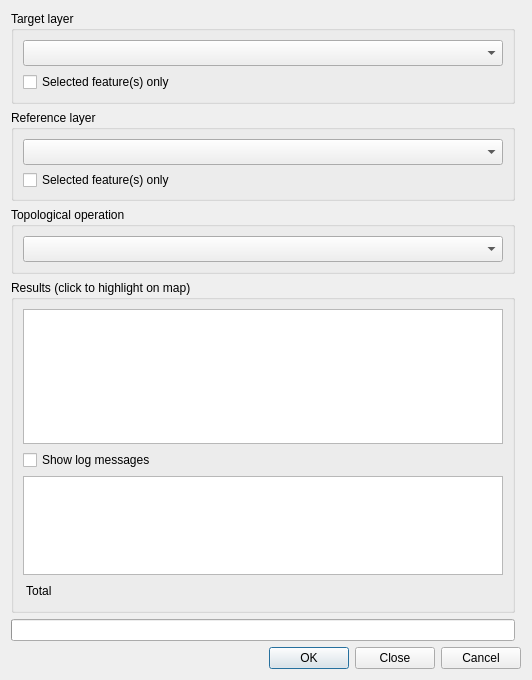
<?xml version="1.0" encoding="UTF-8"?>
<ui version="4.0">
 <class>QgsSpatialQueryDialogBase</class>
 <widget class="QDialog" name="QgsSpatialQueryDialogBase">
  <property name="windowModality">
   <enum>Qt::NonModal</enum>
  </property>
  <property name="geometry">
   <rect>
    <x>0</x>
    <y>0</y>
    <width>532</width>
    <height>680</height>
   </rect>
  </property>
  <property name="minimumSize">
   <size>
    <width>0</width>
    <height>0</height>
   </size>
  </property>
  <property name="maximumSize">
   <size>
    <width>16777215</width>
    <height>16777215</height>
   </size>
  </property>
  <property name="acceptDrops">
   <bool>true</bool>
  </property>
  <property name="windowTitle">
   <string>Spatial Query</string>
  </property>
  <property name="locale">
   <locale language="English" country="UnitedKingdom"/>
  </property>
  <layout class="QGridLayout" name="gridLayout_3">
   <item row="0" column="0">
    <widget class="QGroupBox" name="grpTargetGroupBox">
     <property name="toolTip">
      <string>Layer on which the topological operation will select geometries</string>
     </property>
     <property name="title">
      <string>Target layer</string>
     </property>
     <layout class="QVBoxLayout" name="verticalLayout_3">
      <item>
       <widget class="QComboBox" name="targetLayerComboBox">
        <property name="sizePolicy">
         <sizepolicy hsizetype="Expanding" vsizetype="Fixed">
          <horstretch>0</horstretch>
          <verstretch>0</verstretch>
         </sizepolicy>
        </property>
        <property name="minimumSize">
         <size>
          <width>206</width>
          <height>26</height>
         </size>
        </property>
        <property name="maximumSize">
         <size>
          <width>16777215</width>
          <height>16777215</height>
         </size>
        </property>
        <property name="toolTip">
         <string>Select the target layer</string>
        </property>
       </widget>
      </item>
      <item>
       <widget class="QCheckBox" name="usingSelectedTargetCheckBox">
        <property name="toolTip">
         <string>&lt;!DOCTYPE HTML PUBLIC &quot;-//W3C//DTD HTML 4.0//EN&quot; &quot;http://www.w3.org/TR/REC-html40/strict.dtd&quot;&gt;
&lt;html&gt;&lt;head&gt;&lt;meta name=&quot;qrichtext&quot; content=&quot;1&quot; /&gt;&lt;style type=&quot;text/css&quot;&gt;
p, li { white-space: pre-wrap; }
&lt;/style&gt;&lt;/head&gt;&lt;body style=&quot; font-family:'Sans Serif'; font-size:9pt; font-weight:400; font-style:normal;&quot;&gt;
&lt;p style=&quot; margin-top:0px; margin-bottom:0px; margin-left:0px; margin-right:0px; -qt-block-indent:0; text-indent:0px;&quot;&gt;&lt;span style=&quot; font-family:'MS Shell Dlg 2'; font-size:8pt;&quot;&gt;When checked the operation will only consider selected geometries of the target layer&lt;/span&gt;&lt;/p&gt;&lt;/body&gt;&lt;/html&gt;</string>
        </property>
        <property name="text">
         <string>Selected feature(s) only</string>
        </property>
       </widget>
      </item>
     </layout>
     <zorder>usingSelectedTargetCheckBox</zorder>
     <zorder>targetLayerComboBox</zorder>
    </widget>
   </item>
   <item row="1" column="0">
    <widget class="QGroupBox" name="grpReferenceGroupBox">
     <property name="toolTip">
      <string>Layer whose geometries will be used as reference by the topological operation</string>
     </property>
     <property name="title">
      <string>Reference layer</string>
     </property>
     <layout class="QVBoxLayout" name="verticalLayout_4">
      <item>
       <widget class="QComboBox" name="referenceLayerComboBox">
        <property name="sizePolicy">
         <sizepolicy hsizetype="Expanding" vsizetype="Preferred">
          <horstretch>0</horstretch>
          <verstretch>0</verstretch>
         </sizepolicy>
        </property>
        <property name="minimumSize">
         <size>
          <width>206</width>
          <height>26</height>
         </size>
        </property>
        <property name="maximumSize">
         <size>
          <width>16777215</width>
          <height>16777215</height>
         </size>
        </property>
        <property name="toolTip">
         <string>Select the reference layer</string>
        </property>
       </widget>
      </item>
      <item>
       <widget class="QCheckBox" name="usingSelectedReferenceCheckBox">
        <property name="maximumSize">
         <size>
          <width>16777215</width>
          <height>18</height>
         </size>
        </property>
        <property name="toolTip">
         <string>&lt;!DOCTYPE HTML PUBLIC &quot;-//W3C//DTD HTML 4.0//EN&quot; &quot;http://www.w3.org/TR/REC-html40/strict.dtd&quot;&gt;
&lt;html&gt;&lt;head&gt;&lt;meta name=&quot;qrichtext&quot; content=&quot;1&quot; /&gt;&lt;style type=&quot;text/css&quot;&gt;
p, li { white-space: pre-wrap; }
&lt;/style&gt;&lt;/head&gt;&lt;body style=&quot; font-family:'Sans Serif'; font-size:9pt; font-weight:400; font-style:normal;&quot;&gt;
&lt;p style=&quot; margin-top:0px; margin-bottom:0px; margin-left:0px; margin-right:0px; -qt-block-indent:0; text-indent:0px;&quot;&gt;&lt;span style=&quot; font-family:'MS Shell Dlg 2'; font-size:8pt;&quot;&gt;When checked the operation will be only consider selected geometries of the reference layer&lt;/span&gt;&lt;/p&gt;&lt;/body&gt;&lt;/html&gt;</string>
        </property>
        <property name="text">
         <string>Selected feature(s) only</string>
        </property>
       </widget>
      </item>
     </layout>
    </widget>
   </item>
   <item row="10" column="0" colspan="2">
    <widget class="QDialogButtonBox" name="buttonBox">
     <property name="maximumSize">
      <size>
       <width>16777215</width>
       <height>16777215</height>
      </size>
     </property>
     <property name="contextMenuPolicy">
      <enum>Qt::DefaultContextMenu</enum>
     </property>
     <property name="toolTip">
      <string>Run query or close the window</string>
     </property>
     <property name="standardButtons">
      <set>QDialogButtonBox::Cancel|QDialogButtonBox::Close|QDialogButtonBox::Ok</set>
     </property>
    </widget>
   </item>
   <item row="5" column="0">
    <widget class="QGroupBox" name="grpOperationGroupBox">
     <property name="toolTip">
      <string>Topological operations between layers of target and reference</string>
     </property>
     <property name="title">
      <string>Topological operation</string>
     </property>
     <layout class="QVBoxLayout" name="verticalLayout_5">
      <item>
       <widget class="QComboBox" name="operantionComboBox">
        <property name="sizePolicy">
         <sizepolicy hsizetype="Expanding" vsizetype="Preferred">
          <horstretch>10</horstretch>
          <verstretch>116</verstretch>
         </sizepolicy>
        </property>
        <property name="minimumSize">
         <size>
          <width>206</width>
          <height>26</height>
         </size>
        </property>
        <property name="maximumSize">
         <size>
          <width>16777215</width>
          <height>16777215</height>
         </size>
        </property>
        <property name="toolTip">
         <string>Select the topological operation</string>
        </property>
       </widget>
      </item>
     </layout>
    </widget>
   </item>
   <item row="9" column="0">
    <widget class="QProgressBar" name="progressBarStatus">
     <property name="value">
      <number>0</number>
     </property>
     <property name="alignment">
      <set>Qt::AlignCenter</set>
     </property>
     <property name="textVisible">
      <bool>false</bool>
     </property>
    </widget>
   </item>
   <item row="6" column="0">
    <widget class="QGroupBox" name="grpResults">
     <property name="enabled">
      <bool>true</bool>
     </property>
     <property name="sizePolicy">
      <sizepolicy hsizetype="Expanding" vsizetype="Preferred">
       <horstretch>0</horstretch>
       <verstretch>0</verstretch>
      </sizepolicy>
     </property>
     <property name="title">
      <string>Results (click to highlight on map)</string>
     </property>
     <layout class="QVBoxLayout" name="verticalLayout">
      <item>
       <widget class="QListWidget" name="selectedFeatureListWidget">
        <property name="sizePolicy">
         <sizepolicy hsizetype="Preferred" vsizetype="Fixed">
          <horstretch>0</horstretch>
          <verstretch>0</verstretch>
         </sizepolicy>
        </property>
        <property name="minimumSize">
         <size>
          <width>136</width>
          <height>135</height>
         </size>
        </property>
        <property name="maximumSize">
         <size>
          <width>16777215</width>
          <height>16777215</height>
         </size>
        </property>
        <property name="toolTip">
         <string>Select item to identify geometry of feature</string>
        </property>
       </widget>
      </item>
      <item>
       <widget class="QCheckBox" name="showLogProcessingCheckBox">
        <property name="toolTip">
         <string>Check to show log processing of query</string>
        </property>
        <property name="text">
         <string>Show log messages</string>
        </property>
       </widget>
      </item>
      <item>
       <widget class="QTextEdit" name="textEditStatus">
        <property name="enabled">
         <bool>true</bool>
        </property>
        <property name="textInteractionFlags">
         <set>Qt::TextSelectableByKeyboard|Qt::TextSelectableByMouse</set>
        </property>
       </widget>
      </item>
      <item>
       <widget class="QLabel" name="countSelectedFeats">
        <property name="minimumSize">
         <size>
          <width>18</width>
          <height>20</height>
         </size>
        </property>
        <property name="maximumSize">
         <size>
          <width>16777215</width>
          <height>30</height>
         </size>
        </property>
        <property name="toolTip">
         <string>Total of features from query</string>
        </property>
        <property name="text">
         <string> Total</string>
        </property>
       </widget>
      </item>
     </layout>
    </widget>
   </item>
   <item row="7" column="0">
    <spacer name="verticalSpacer">
     <property name="orientation">
      <enum>Qt::Vertical</enum>
     </property>
     <property name="sizeHint" stdset="0">
      <size>
       <width>20</width>
       <height>40</height>
      </size>
     </property>
    </spacer>
   </item>
  </layout>
 </widget>
 <resources/>
 <connections>
  <connection>
   <sender>buttonBox</sender>
   <signal>rejected()</signal>
   <receiver>QgsSpatialQueryDialogBase</receiver>
   <slot>reject()</slot>
   <hints>
    <hint type="sourcelabel">
     <x>288</x>
     <y>438</y>
    </hint>
    <hint type="destinationlabel">
     <x>292</x>
     <y>459</y>
    </hint>
   </hints>
  </connection>
 </connections>
</ui>
